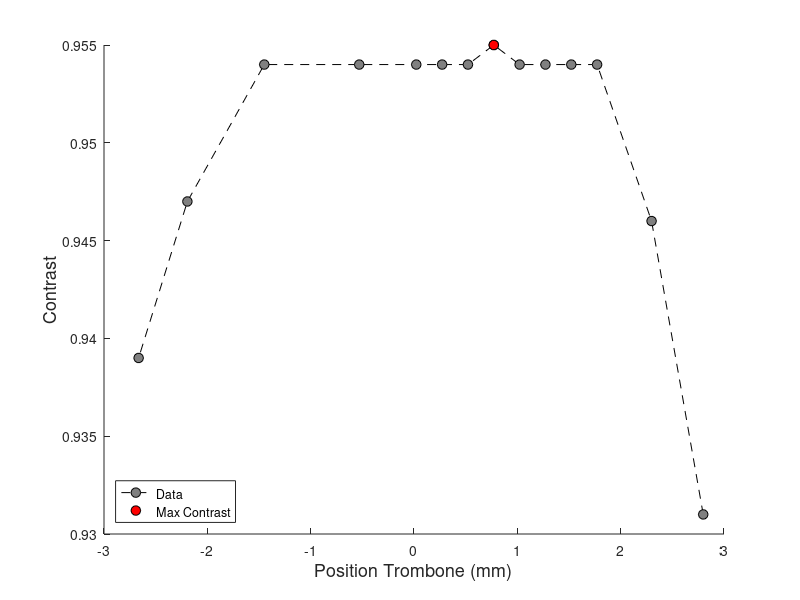

Reproduce this figure in MATLAB.
% ContrastOverTrombonePositionData
%
% This is the measurement of contrast over the Tromobone position by
% controlling it by its own software. 

% History:
%    03/25/22  dhb, smo     - Measured the data and plotted the graph.

%% Measurement data.
%
% Position is in mm unit in the Trombone controlling software, and the
% contrast was measured based on the real-time camera image.
positionTrombone = [2.799 2.299 1.772 1.522 1.272 1.022 0.772 0.522 0.272 0.022 -0.530 -1.449 -2.193 -2.665 ];
contrast         = [0.931 0.946 0.954 0.954 0.954 0.954 0.955 0.954 0.954 0.954  0.954  0.954  0.947  0.939 ];

contrastMax = max(contrast);
positionContrastMax = positionTrombone(find(contrast(:) == contrastMax));

%% Plot it.
figure; clf; hold on;
plot(positionTrombone, contrast, 'ko--', 'MarkerFaceColor', [0.5 0.5 0.5], 'MarkerEdgeColor', zeros(1,3), 'MarkerSize', 7);
plot(positionContrastMax, contrastMax, 'o', 'MarkerFaceColor', [1 0 0], 'MarkerEdgeColor', zeros(1,3), 'MarkerSize', 7);
xlabel('Position Trombone (mm)','FontSize',13);
ylabel('Contrast','FontSize',13);
legend('Data','Max Contrast','location','southwest');
